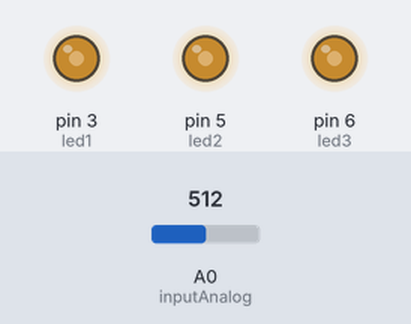
A sketch run on a simulated Arduino Uno, built with avr-gcc and run on an emulated ATmega328P. Shown: output pins drawn as LEDs (lit = HIGH). The test bench sets the inputs (shaded band); at power-on: A0 (inputAnalog) = 512.

Above: at 1.2 s.
1.3 s: A0 (inputAnalog) set to 306
At 1.6 s:
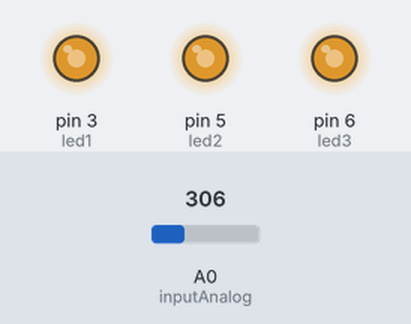
2.8 s: A0 (inputAnalog) set to 122
At 3.8 s:
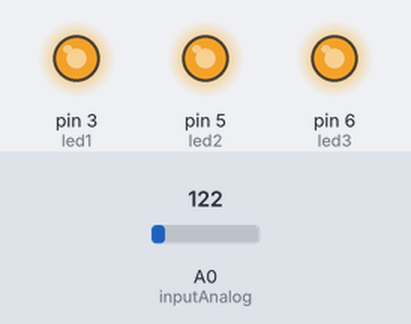
4.3 s: A0 (inputAnalog) set to 900
At 5.2 s:
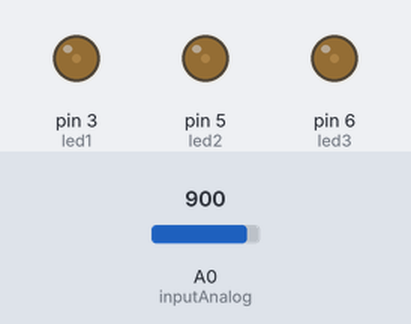
5.8 s: A0 (inputAnalog) set to 1023
At 6.3 s:
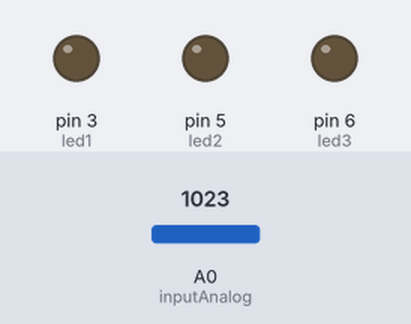
7.3 s: A0 (inputAnalog) set to 511
At 8.6 s:
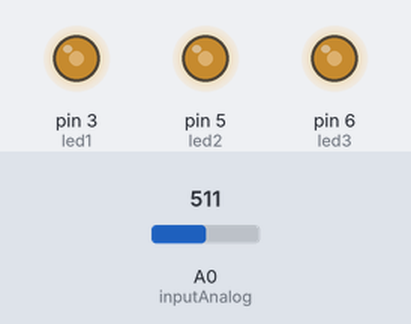
Timing chart, 0 to 9.8 s (numbered marks = the images above; inputs shaded):
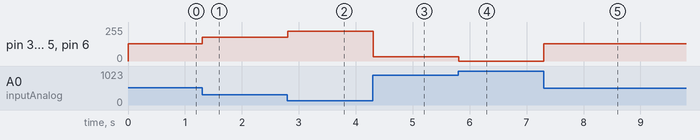

Measured:
- after the input at 1.3 s, pin 3 (led1), pin 5 (led2), pin 6 (led3): 128/255 → 179/255 at once
- after the input at 2.8 s, pin 3 (led1), pin 5 (led2), pin 6 (led3): 179/255 → 225/255 at once
- after the input at 4.3 s, pin 3 (led1), pin 5 (led2), pin 6 (led3): 225/255 → 31/255 at once
- after the input at 5.8 s, pin 3 (led1), pin 5 (led2), pin 6 (led3): 31/255 → 0/255 at once
- after the input at 7.3 s, pin 3 (led1), pin 5 (led2), pin 6 (led3): 0/255 → 128/255 at once

The sketch:

Luminous_intensity_RGB_PWM.ino
```cpp
const byte inputAnalog = A0;
const byte led1 = 3;
const byte led2 = 5;
const byte led3 = 6;

void setup() {
}

void loop() {
  // Tomando el valor de la entrada analogica que va de 0 a 1023
  int value = analogRead(inputAnalog);
  // Mapeo de 0 a 255
  int bright = map(value, 0, 1023, 0, 255);

  // Invirtiendo el resultado
  bright = 255 - bright;

  analogWrite(led1, bright);
  analogWrite(led2, bright);
  analogWrite(led3, bright);
  delay(10);
}
```
